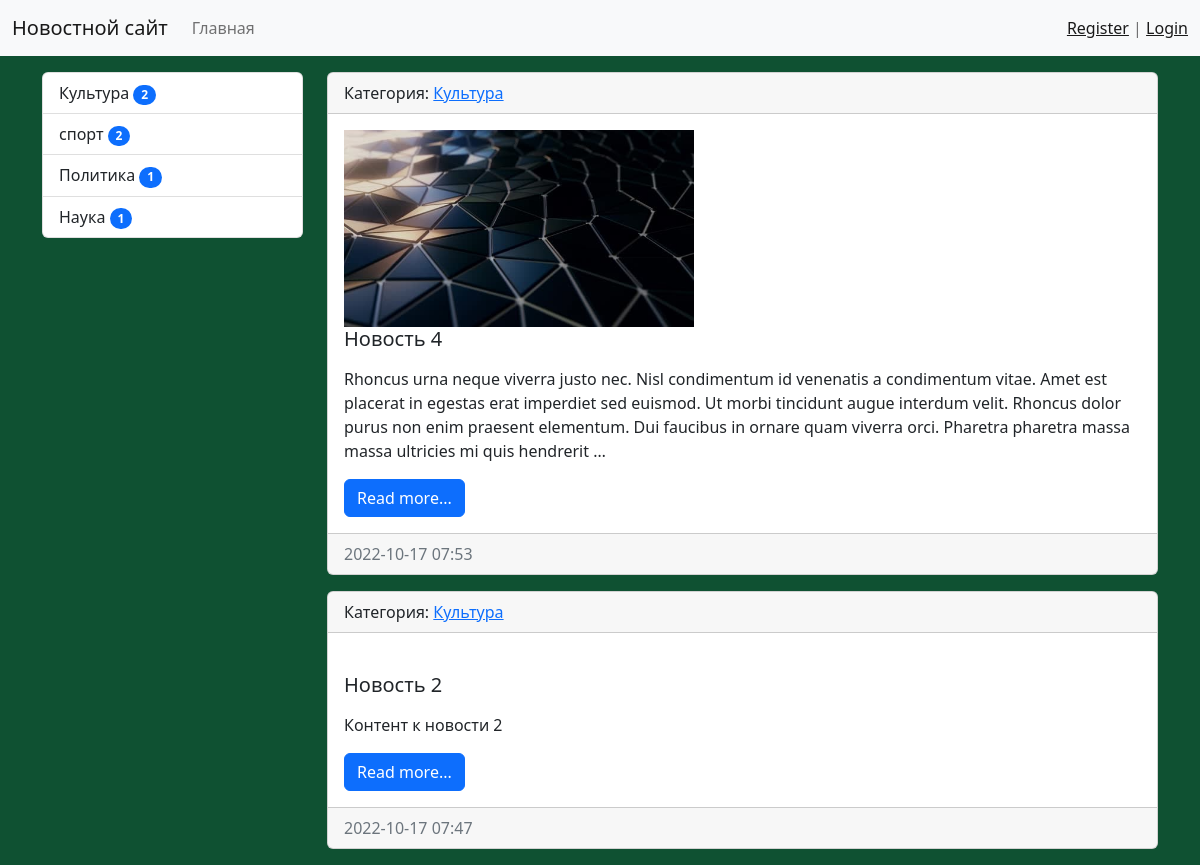
/category/1/, run on an earlier commit of the app's database.
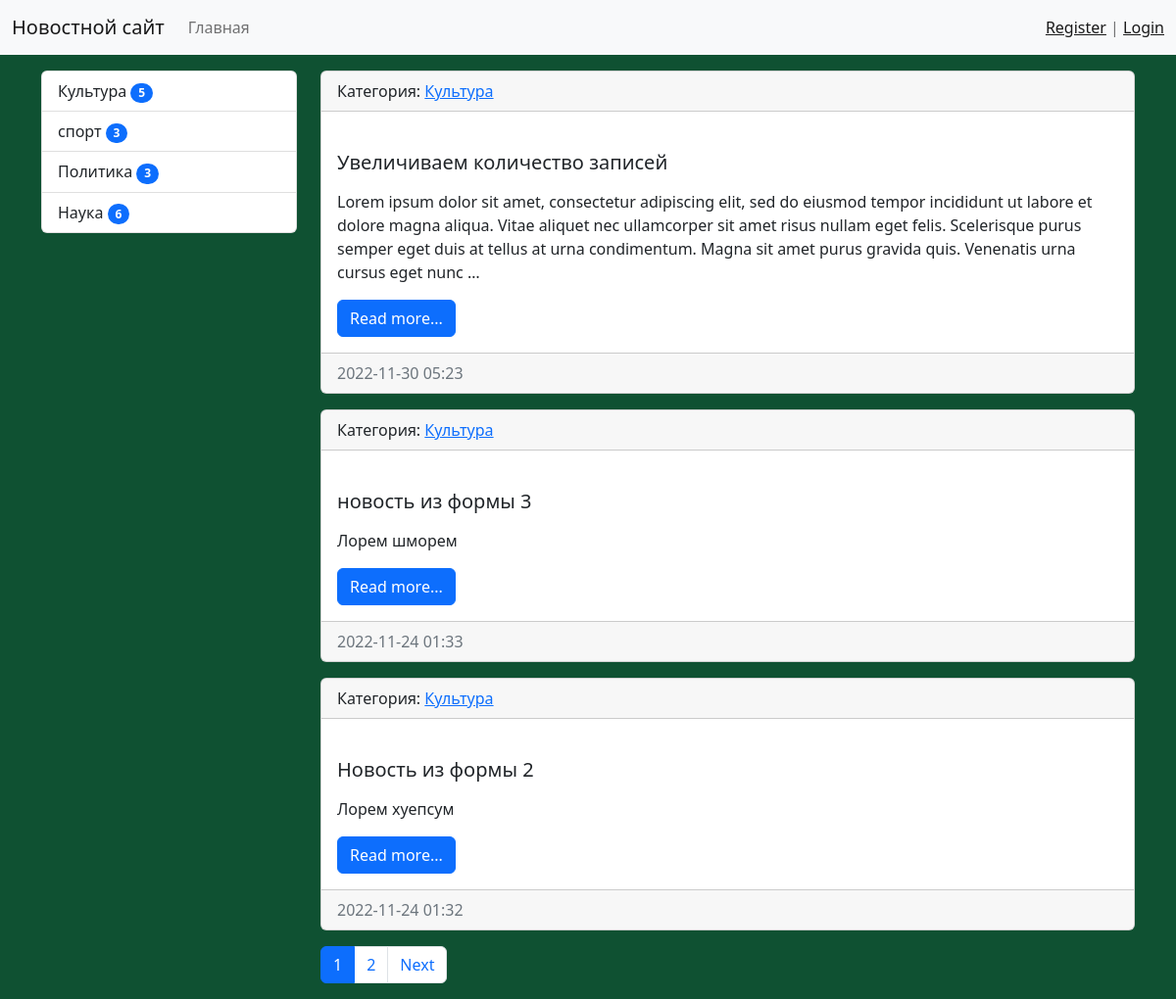
And on a later commit of the database.
### news/models.py (models this page shows, shortened)
class Category(models.Model):
    title = models.CharField(max_length=150, db_index=True, verbose_name='Категория')
    def get_absolute_url(self):
        return reverse('category', kwargs={'category_id': self.pk})
    class Meta:
        verbose_name = "Категория"
        verbose_name_plural = "Категории"
        ordering = ['title']

class News(models.Model):
    title = models.CharField(max_length=150, verbose_name='Название')
    content = models.TextField(blank=True, verbose_name='Содержание')
    created_at = models.DateTimeField(auto_now_add=True, verbose_name="Дата создания")
    updated_at = models.DateTimeField(auto_now=True, verbose_name="Дата изменения")
    photo = models.ImageField(upload_to="photos/%Y/%m/%d/", verbose_name="Фото", blank=True)
    is_published = models.BooleanField(default=True, verbose_name='Опубликовано')
    category = models.ForeignKey('Category', on_delete=models.PROTECT, verbose_name='Категория', related_name='get_news')
    views = models.IntegerField(default=0)
    def get_absolute_url(self):
        return reverse('news', kwargs={'pk': self.pk})
    class Meta:
        verbose_name = "Новость"
        verbose_name_plural = "Новости"
        ordering = ['-created_at']

### news/views.py (the view)
# urls.py: path('category/<int:category_id>/', CategoryList.as_view(), name='category'),
class CategoryList(MyMixin, ListView):
    model = Category
    template_name = 'news/home_news_list.html'
    context_object_name = 'news'
    allow_empty = False
    paginate_by = 3
    def get_context_data(self, *, object_list=None, **kwargs):
        context = super().get_context_data(**kwargs)
        context['title'] = self.get_upper(Category.objects.get(pk=self.kwargs['category_id']))
        return context
    def get_queryset(self):
        return News.objects.filter(category_id=self.kwargs['category_id'], is_published=True).select_related('category')

### news/templatetags/news_tags.py (called while the page is built)
@register.inclusion_tag('news/list_categories.html')
def show_categories(arg1='', arg2=''):
    categories = cache.get('categories')
    if not categories:
        categories = Category.objects.annotate(cnt=Count('get_news', filter=F('get_news__is_published'))).filter(cnt__gt=0)
        cache.set('categories', categories, 30)
    return {'categories': categories}

### news/utils.py (called while the page is built)
    def get_upper(self, s: str):
        if isinstance(s, str):
            return s.upper()
        else:
            return s.title.upper()

### news/templates/news/home_news_list.html (shortened to what this page needs)
{% extends 'base.html' %}
{% block sidebar %}
{% include 'inc/_sidebar.html' %}
{% endblock %}
{% block content %}
{% for item in news %}
<div class="card mb-3">
    <div class="card-header">
        Категория: <a href="{{ item.category.get_absolute_url }}">{{ item.category.title }}</a>
    </div>
    <div class="card-body">
        <div class="media">
            {% if item.photo %}
            <img src="{{ item.photo.url }}" alt="DEAD" width="350" class="mr-3">
            {% endif %}
            <div class="media-body">
                <h5 class="card-title">{{ item.title }}</h5>
                <p class="card-text">{{ item.content|safe|linebreaks|truncatewords:50 }}</p>
                <a href="{{ item.get_absolute_url }}" class="btn btn-primary">Read more...</a>
            </div>
        </div>
    </div>
    <div class="card-footer text-muted">
        {{ item.created_at|date:'Y-m-d H:i'}}
    </div>
</div>
{% endfor %}
{% endblock %}

### templates/base.html (shortened to what this page needs)
<!doctype html>
{% load static %}
<html lang="en">
<head>
    <link href="{% static 'bootstrap/css/bootstrap.min.css' %}" rel="stylesheet">
    <link href="{% static 'css/style.css' %}" rel="stylesheet">
</head>
<body>
{% include 'inc/_nav.html' %}
<div class="container mt-3">
    <div class="row">
        <div class="col-md-3">
            {% block sidebar %}SIDEBAR{% endblock %}
        </div>
        <div class="col-md-9">
            {% block content %}CONTENT{% endblock %}
            {% if page_obj.has_other_pages %}
                <nav aria-label="Page navigation example">
                    <ul class="pagination">
                        {% for p in page_obj.paginator.page_range %}
                            {% if page_obj.number == p %}
                                <li class="page-item active" aria-current="page">
                                    <a class="page-link" href="?page={{ p }}">{{ p }}</a>
                                </li>
                            {% elif p > page_obj.number|add:-3 and p < page_obj.number|add:3 %}
                                <li class="page-item">
                                    <a class="page-link" href="?page={{ p }}">{{ p }}</a>
                                </li>
                            {% endif %}
                        {% endfor %}
                        {% if page_obj.has_next %}
                            <li class="page-item">
                                <a class="page-link" href="?page={{ page_obj.next_page_number }}">Next</a>
                            </li>
                        {% endif %}
                    </ul>
                </nav>
            {% endif %}
        </div>
    </div>
</div>
</body>
</html>

### templates/inc/_nav.html (shortened to what this page needs)
<nav class="navbar navbar-expand-lg bg-light">
    <div class="container-fluid">
        <a class="navbar-brand" href="{% url 'home' %}">Новостной сайт</a>
        <div class="collapse navbar-collapse" id="navbarSupportedContent">
            <ul class="navbar-nav me-auto mb-2 mb-lg-0">
                <li class="nav-item">
                    <a class="nav-link" href="{% url 'home' %}">Главная</a>
                </li>
            </ul>
            <span class="navbar-text">
                {% if request.user.is_authenticated %}
                    {{ user.username }} | <a href="{% url 'logout' %}">Выход</a>
                {% else %}
                    <a href="{% url 'register' %}">Register</a> | <a href="{% url 'login' %}">Login</a>
                {% endif %}
            </span>
        </div>
    </div>
</nav>

### templates/inc/_sidebar.html (shortened to what this page needs)
{% load news_tags %}
{% show_categories %}

### news/templates/news/list_categories.html (shortened to what this page needs)
<div class="list-group">
    {% for item in categories %}
    <a href="{{ item.get_absolute_url }}" class="list-group-item list-group-item-action">{{ item.title }}  <span class="badge bg-primary rounded-pill">{{ item.cnt }}</span></a>
    {% endfor %}
</div>

### mycite/static/css/style.css (style rules this page uses)
body { background-color: #0f5132; }

What changed in the data, as far as the page shows it:
no longer on this page (row edited): News: category "Культура", photo (picture), title "Новость 4", content "Rhoncus urna neque viverra justo nec. Nisl condimentum id venenatis a condimentum vitae. Amet est placerat in egestas erat imperdiet sed euismod. Ut morbi tincidunt augue interdum velit. Rhoncus dolor purus non enim praesent elementum. Dui faucibus in ornare quam viverra orci. Pharetra pharetra massa massa ultricies mi quis hendrerit …", created_at "2022-10-17 07:53"
no longer on this page (row edited): News: category "Культура", title "Новость 2", content "Контент к новости 2", created_at "2022-10-17 07:47"
computed for Category "Культура": cnt "2" → "5"
computed for Category "спорт": cnt "2" → "3"
computed for Category "Политика": cnt "1" → "3"
computed for Category "Наука": cnt "1" → "6"
added News: category "Культура", title "Увеличиваем количество записей", content "Lorem ipsum dolor sit amet, consectetur adipiscing elit, sed do eiusmod tempor incididunt ut labore et dolore magna aliqua. Vitae aliquet nec ullamcorper sit amet risus nullam eget felis. Scelerisque purus semper eget duis at tellus at urna condimentum. Magna sit amet purus gravida quis. Venenatis urna cursus eget nunc …", created_at "2022-11-30 05:23"
added News: category "Культура", title "новость из формы 3", content "Лорем шморем", created_at "2022-11-24 01:33"
added News: category "Культура", title "Новость из формы 2", content "Лорем хуепсум", created_at "2022-11-24 01:32"
Also different on the page:
new list line: "1"
new list line: "2"
text now shown: "Next"
